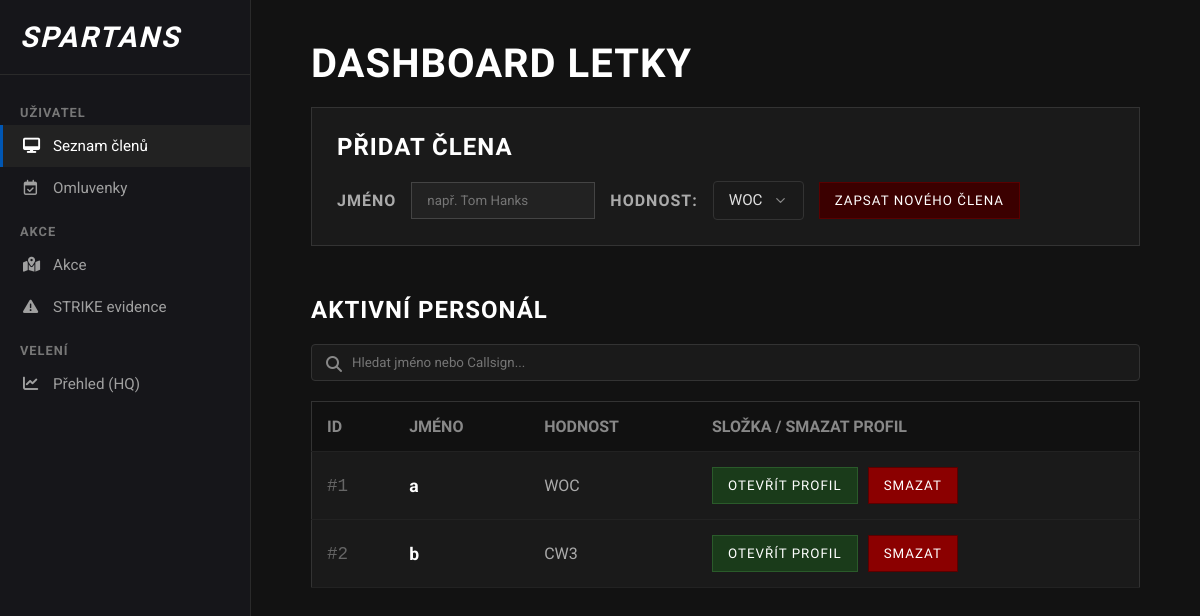
/, run on an earlier commit of the app's database.
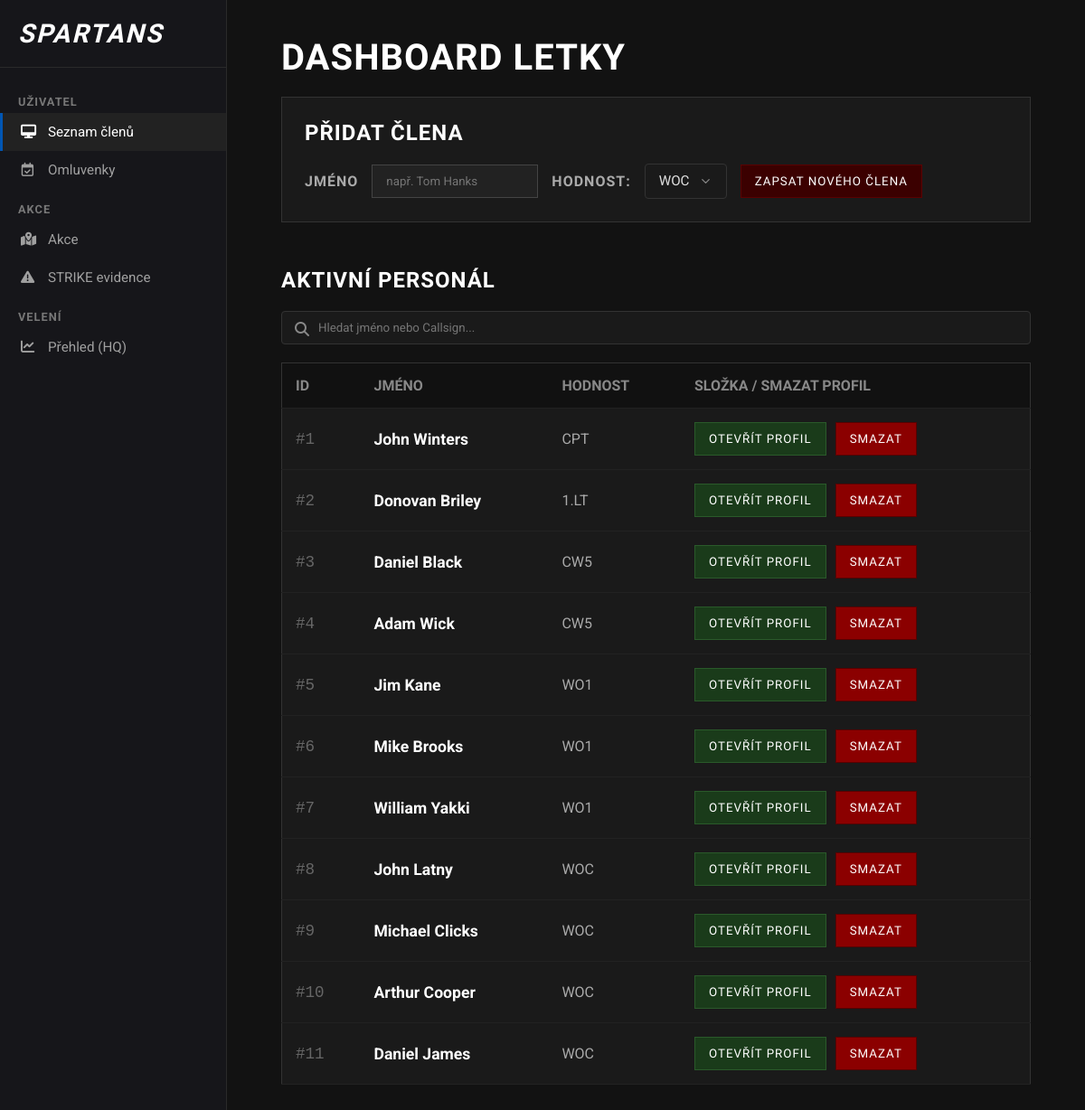
And on a later commit of the database.
### app.py (models this page shows)
class Clen(db.Model):
    id = db.Column(db.Integer, primary_key=True)
    jmeno = db.Column(db.String(50), nullable=False)
    hodnost_id = db.Column(db.Integer, db.ForeignKey('hodnost.id'), nullable=False)
    hodnost = db.relationship('Hodnost')

class Hodnost(db.Model):
    id = db.Column(db.Integer, primary_key=True)
    nazev = db.Column(db.String(50), nullable=False)

### app.py (the view)
@app.route('/')
def index():
    clenove_z_db = Clen.query.all()
    hodnosti_z_db = Hodnost.query.all()
    return render_template('index.html', clenove=clenove_z_db, hodnosti=hodnosti_z_db)

### templates/index.html (shortened to what this page needs)
<!doctype html>
<html lang="cs">
  <head>
    <link
      rel="stylesheet"
      href="https://cdnjs.cloudflare.com/ajax/libs/font-awesome/6.4.0/css/all.min.css"
    />
    <link
      rel="stylesheet"
      href="{{ url_for('static', filename='index.css') }}"
    />
  </head>
  <body>
    <div class="sidebar">
      <div class="sidebar-brand">
        <i> SPARTANS</i>
      </div>
      <div class="sidebar-category">Uživatel</div>
      <div class="sidebar-nav">
        <a href="/" class="active"
          ><i class="fa-solid fa-desktop"></i> Seznam členů</a
        >
        <a href="/omluvenky"
          ><i class="fa-regular fa-calendar-check"></i> Omluvenky</a
        >
      </div>
      <div class="sidebar-category">Akce</div>
      <div class="sidebar-nav">
        <a href="/akce"><i class="fa-solid fa-map-location-dot"></i> Akce </a>
        <a href="/strike"><i class="fa-solid fa-triangle-exclamation"></i> STRIKE evidence</a>
      </div>
      <div class="sidebar-category">Velení</div>
      <div class="sidebar-nav">
          <a href="/dashboard"><i class="fa-solid fa-chart-line"></i> Přehled (HQ)</a>
      </div>
    </div>
    <div class="main-content">
      <div class="container" style="display: block">
        <h1>Dashboard Letky</h1>
        <div class="form-box">
          <h2>PŘIDAT ČLENA</h2>
          <form action="/pridat" method="POST" class="form-group">
            <label for="jmeno">Jméno</label>
            <input
              type="text"
              id="jmeno"
              name="jmeno"
              placeholder="např. Tom Hanks"
              required
            />
            <label for="hodnost">Hodnost:</label>
            <select id="hodnost" name="hodnost">
              {% for h in hodnosti %}
              <option value="{{ h.id }}">{{ h.nazev }}</option>
              {% endfor %}
            </select>
            <button type="submit">Zapsat nového člena</button>
          </form>
        </div>
        <h2>Aktivní personál</h2>
        <div style="margin-bottom: 20px; position: relative;">
                <i class="fa-solid fa-magnifying-glass" style="position: absolute; left: 15px; top: 12px; color: #888;"></i>
                <input type="text" id="search-input" onkeyup="hledatClena()" placeholder="Hledat jméno nebo Callsign..." style="width: 100%; padding: 10px 10px 10px 40px; background-color: #1a1a1a; border: 1px solid #333; color: #fff; font-family: 'Roboto', sans-serif; box-sizing: border-box; border-radius: 4px;">
            </div>
        <table id="tabulka-clenu">
          <tr>
            <th>ID</th>
            <th>Jméno</th>
            <th>Hodnost</th>
            <th>Složka / smazat profil</th>
          </tr>
          {% for clen in clenove %}
          <tr>
            <td class="cell-id">#{{ clen.id }}</td>
            <td class="cell-name">{{ clen.jmeno }}</td>
            <td class="cell-rank">{{ clen.hodnost.nazev }}</td>
            <td>
              <div style="display: flex; gap: 10px">
                <a href="/profil/{{ clen.id }}"
                  ><button class="action-btn">Otevřít profil</button></a
                >
                <form
                  action="/smazat_clena/{{ clen.id }}"
                  method="POST"
                  onsubmit="return confirm('Opravdu smazat?');"
                >
                  <button type="submit" class="delete-btn">Smazat</button>
                </form>
              </div>
            </td>
          </tr>
          {% endfor %}
        </table>
      </div>
    </div>
  </body>
</html>

What changed in the data, as far as the page shows it:
changed Clen id 1: jmeno "a" → "John Winters"; hodnost.nazev "WOC" → "CPT"
changed Clen id 2: jmeno "b" → "Donovan Briley"; hodnost.nazev "CW3" → "1.LT"
added Clen: id "3", jmeno "Daniel Black", hodnost.nazev "CW5"
added Clen: id "4", jmeno "Adam Wick", hodnost.nazev "CW5"
added Clen: id "5", jmeno "Jim Kane", hodnost.nazev "WO1"
added Clen: id "6", jmeno "Mike Brooks", hodnost.nazev "WO1"
added Clen: id "7", jmeno "William Yakki", hodnost.nazev "WO1"
added Clen: id "8", jmeno "John Latny", hodnost.nazev "WOC"
added Clen: id "9", jmeno "Michael Clicks", hodnost.nazev "WOC"
added Clen: id "10", jmeno "Arthur Cooper", hodnost.nazev "WOC"
added Clen: id "11", jmeno "Daniel James", hodnost.nazev "WOC"
